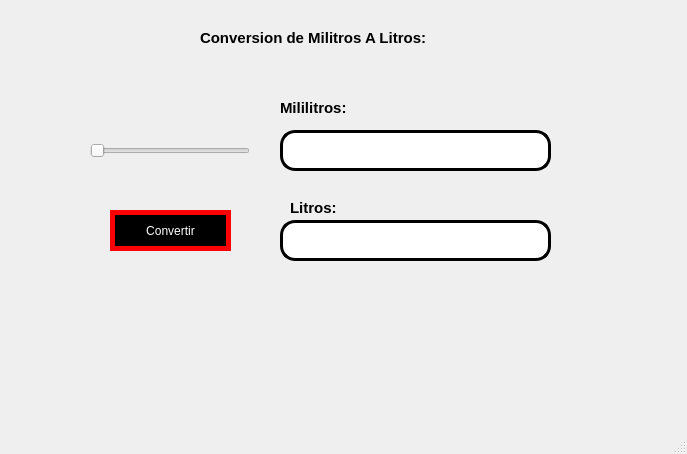
<?xml version="1.0" encoding="UTF-8"?>
<ui version="4.0">
 <class>MainWindow</class>
 <widget class="QMainWindow" name="MainWindow">
  <property name="geometry">
   <rect>
    <x>0</x>
    <y>0</y>
    <width>687</width>
    <height>454</height>
   </rect>
  </property>
  <property name="windowTitle">
   <string>MainWindow</string>
  </property>
  <widget class="QWidget" name="centralwidget">
   <widget class="QLabel" name="label">
    <property name="geometry">
     <rect>
      <x>10</x>
      <y>10</y>
      <width>181</width>
      <height>111</height>
     </rect>
    </property>
    <property name="styleSheet">
     <string notr="true"/>
    </property>
    <property name="text">
     <string/>
    </property>
    <property name="pixmap">
     <pixmap>:/Ejercicios/nata.jpg</pixmap>
    </property>
    <property name="scaledContents">
     <bool>true</bool>
    </property>
   </widget>
   <widget class="QLabel" name="label_2">
    <property name="geometry">
     <rect>
      <x>470</x>
      <y>10</y>
      <width>181</width>
      <height>111</height>
     </rect>
    </property>
    <property name="styleSheet">
     <string notr="true"/>
    </property>
    <property name="text">
     <string/>
    </property>
    <property name="pixmap">
     <pixmap>:/Logos/mishi.jpg</pixmap>
    </property>
    <property name="scaledContents">
     <bool>true</bool>
    </property>
   </widget>
   <widget class="QLabel" name="label_3">
    <property name="geometry">
     <rect>
      <x>520</x>
      <y>320</y>
      <width>151</width>
      <height>91</height>
     </rect>
    </property>
    <property name="styleSheet">
     <string notr="true"/>
    </property>
    <property name="text">
     <string/>
    </property>
    <property name="pixmap">
     <pixmap>:/Logos/peso.jpg</pixmap>
    </property>
    <property name="scaledContents">
     <bool>true</bool>
    </property>
   </widget>
   <widget class="QLabel" name="label_4">
    <property name="geometry">
     <rect>
      <x>280</x>
      <y>100</y>
      <width>91</width>
      <height>16</height>
     </rect>
    </property>
    <property name="font">
     <font>
      <pointsize>11</pointsize>
      <weight>75</weight>
      <bold>true</bold>
     </font>
    </property>
    <property name="text">
     <string>Mililitros:</string>
    </property>
   </widget>
   <widget class="QLineEdit" name="txt_valor">
    <property name="geometry">
     <rect>
      <x>280</x>
      <y>130</y>
      <width>271</width>
      <height>41</height>
     </rect>
    </property>
    <property name="font">
     <font>
      <weight>75</weight>
      <italic>false</italic>
      <bold>true</bold>
      <underline>false</underline>
     </font>
    </property>
    <property name="styleSheet">
     <string notr="true">border: 3px solid black;
border-radius: 15px;</string>
    </property>
    <property name="text">
     <string/>
    </property>
   </widget>
   <widget class="QSlider" name="horizontalSlider">
    <property name="geometry">
     <rect>
      <x>90</x>
      <y>140</y>
      <width>160</width>
      <height>22</height>
     </rect>
    </property>
    <property name="orientation">
     <enum>Qt::Horizontal</enum>
    </property>
   </widget>
   <widget class="QLabel" name="label_5">
    <property name="geometry">
     <rect>
      <x>200</x>
      <y>30</y>
      <width>291</width>
      <height>16</height>
     </rect>
    </property>
    <property name="font">
     <font>
      <pointsize>11</pointsize>
      <weight>75</weight>
      <bold>true</bold>
     </font>
    </property>
    <property name="text">
     <string>Conversion de Militros A Litros:</string>
    </property>
   </widget>
   <widget class="QLineEdit" name="txt_litros">
    <property name="geometry">
     <rect>
      <x>280</x>
      <y>220</y>
      <width>271</width>
      <height>41</height>
     </rect>
    </property>
    <property name="font">
     <font>
      <weight>75</weight>
      <italic>false</italic>
      <bold>true</bold>
      <underline>false</underline>
     </font>
    </property>
    <property name="styleSheet">
     <string notr="true">border: 3px solid black;
border-radius: 15px;</string>
    </property>
    <property name="text">
     <string/>
    </property>
   </widget>
   <widget class="QLabel" name="label_6">
    <property name="geometry">
     <rect>
      <x>290</x>
      <y>200</y>
      <width>61</width>
      <height>16</height>
     </rect>
    </property>
    <property name="font">
     <font>
      <pointsize>11</pointsize>
      <weight>75</weight>
      <bold>true</bold>
     </font>
    </property>
    <property name="text">
     <string>Litros:</string>
    </property>
   </widget>
   <widget class="QPushButton" name="btn_guardar">
    <property name="geometry">
     <rect>
      <x>110</x>
      <y>210</y>
      <width>121</width>
      <height>41</height>
     </rect>
    </property>
    <property name="styleSheet">
     <string notr="true">background-color: rgb(0,0,0);
color: rgb(255,255,255);
border-radius:25px;
border:5px solid red</string>
    </property>
    <property name="text">
     <string>Convertir</string>
    </property>
   </widget>
  </widget>
  <widget class="QMenuBar" name="menubar">
   <property name="geometry">
    <rect>
     <x>0</x>
     <y>0</y>
     <width>687</width>
     <height>26</height>
    </rect>
   </property>
  </widget>
  <widget class="QStatusBar" name="statusbar"/>
 </widget>
 <resources/>
 <connections/>
</ui>
